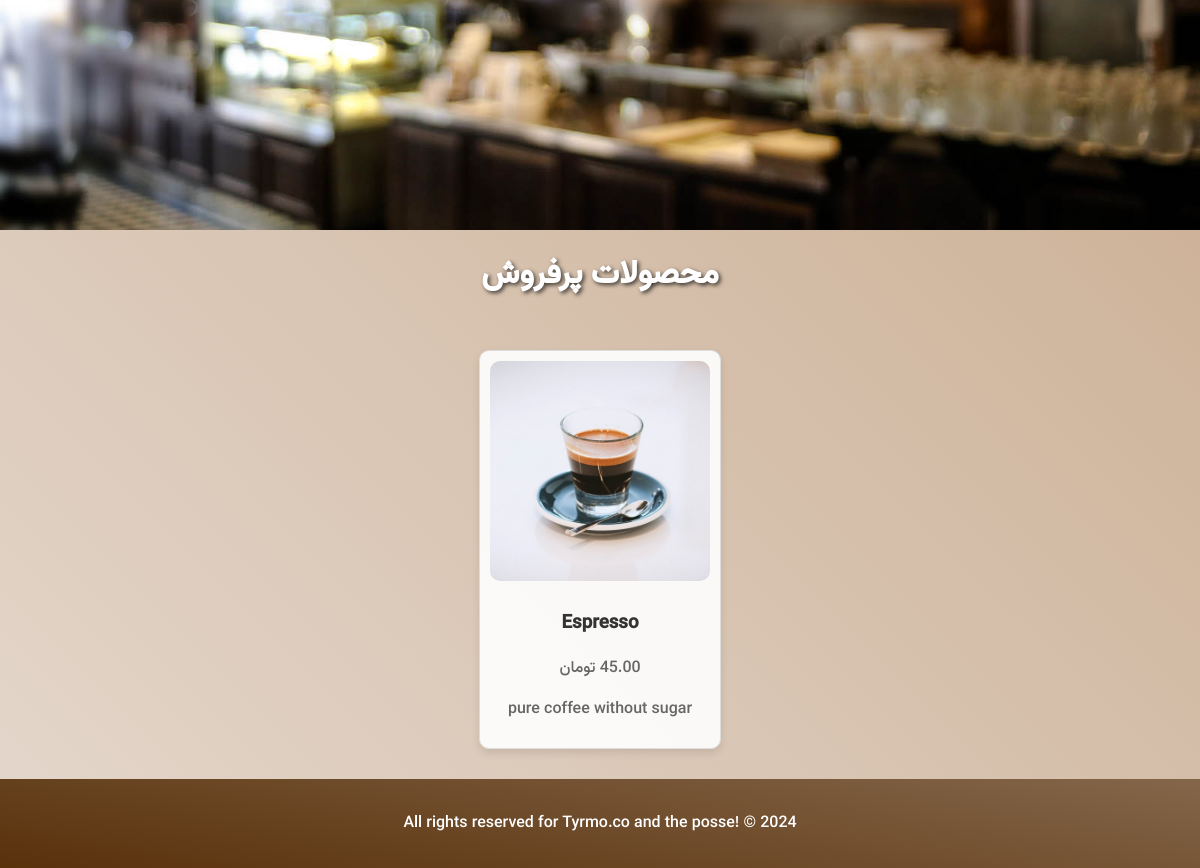
Before: / (lower part) with the older database file.
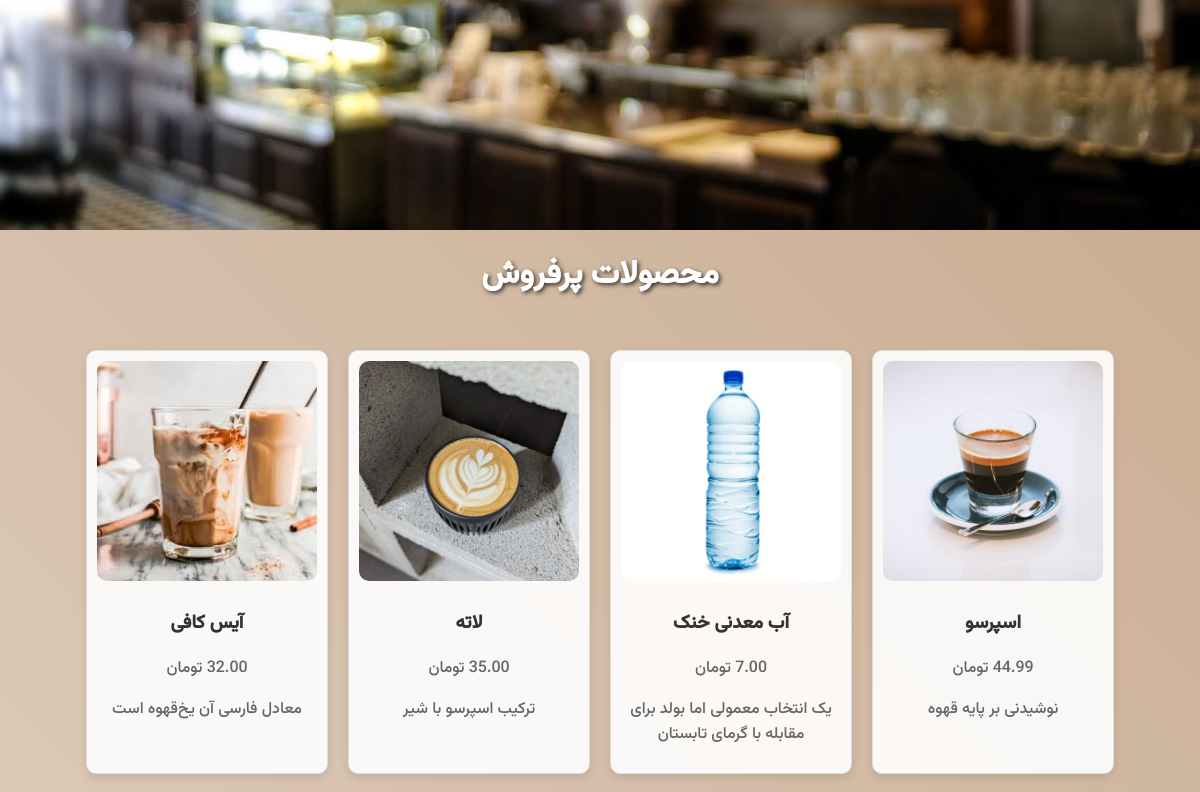
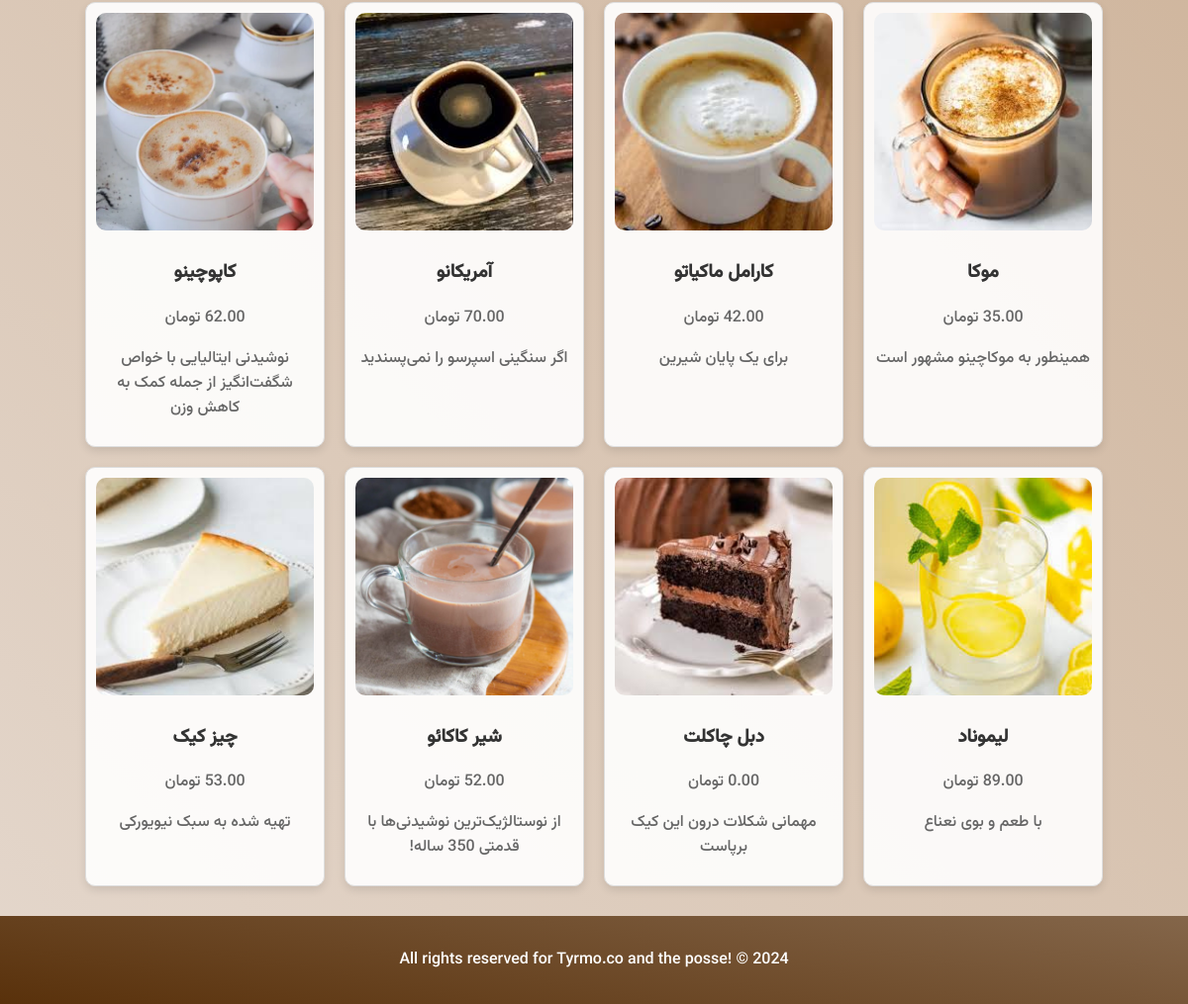
After: the same page with the newer database file (2 pictures, top to bottom).
### mainapp/models.py (models this page shows, shortened)
class Product(models.Model):
    CATEGORY_CHOICES = [
        ('hot_drinks', 'نوشیدنی گرم'),
        ('cold_drinks', 'نوشیدنی سرد'),
        ('cakes', 'کیک'),
        ('breakfast','صبحانه')
    ]
    category = models.CharField(_("دسته بندی محصول"),max_length=20, choices=CATEGORY_CHOICES, default='hot_drinks')
    name = models.CharField(_('نام'), max_length=255)
    description = models.CharField( _("توضیحات"), max_length=255, blank=True, null=True)
    price = models.DecimalField(_("قیمت"),default=0, max_digits=10, decimal_places=2, validators=[validators.MinValueValidator(0)])
    timeNeeded = models.IntegerField(_("زمان مورد نیاز"),default=0, validators=[validators.MaxValueValidator(60)])
    coffee = models.PositiveIntegerField(_("قهوه"),default=0)
    milk = models.PositiveIntegerField(_("شیر"),default=0)
    chocolate = models.PositiveIntegerField(_("شکلات"),default=0)
    flour = models.PositiveIntegerField(_("آرد"),default=0)
    sugar = models.PositiveIntegerField(_("شکر"),default=0)
    egg = models.PositiveIntegerField(_("تخم مرغ"),default=0)
    bread = models.PositiveIntegerField(_("نان"),default=0)
    image = models.ImageField(_("تصویر"),upload_to='products/')
    created_at = models.DateTimeField(auto_now_add=True)
    updated_at = models.DateTimeField(auto_now=True)
    sold_count = models.PositiveBigIntegerField(default=0)

### mainapp/views.py (the view)
# urls.py: path('', views.homepage, name='index'),
def homepage(request):
    top_selling_products = Product.objects.annotate(total_sold=Sum('orderproduct__quantity')).order_by('-total_sold')[:12]
    context = {
        'products': top_selling_products
    }
    return render(request, 'index/index.html',context=context)

### templates/index/index.html (shortened to what this page needs)
{% extends 'base.html' %}
{% load static %}
{% block content %}
<div class="slider-container">
    <div class="slider">
        <img src='{% static "dynamics/image1.jpg" %}' alt="تصویر 1">
    </div>
</div>
<h1>محصولات پرفروش</h1>
<div class="best-selling-products">
    {% for product in products %}
    <div class="product-card">
        <img src="{{ product.image.url }}" alt="{{ product.name }}">
        <h3>{{ product.name }}</h3>
        <p>{{ product.price }} تومان</p>
        <p>{{ product.description }}</p>
    </div>
    {% endfor %}
</div>
<div class="footer">
    <p>All rights reserved for Tyrmo.co and the posse! &copy; 2024</p>
</div>
{% endblock content %}

### templates/base.html (shortened to what this page needs)
<!DOCTYPE html>
<html lang="fa">
<head>
    {% load static %}
    <link rel="stylesheet" href="{% static 'css/homePage.css' %}">
    <link rel="stylesheet" href="https://cdnjs.cloudflare.com/ajax/libs/font-awesome/6.0.0-beta3/css/all.min.css">
</head>
<body>
    {% block content %}
    {% endblock content %}
</body>
</html>

### static/css/homePage.css (style rules this page uses)
* { font-family: Vazirmatn; }
body { margin: 0; padding: 0; direction: rtl; background: linear-gradient(225deg, #c3a282, #e4d7cc); }
.slider-container { position: relative; width: 100%; height: 800px; overflow: hidden; margin-top: 50px; }
.slider { position: relative; width: 100%; height: 800px; overflow: hidden; }
.slider img { width: 100%; height: 800px; object-fit: cover; position: absolute; top: 0; left: 0; opacity: 0; transition: opacity 1s ease-in-out; }
.slider img.active { opacity: 1; visibility: visible; }
.footer { background: linear-gradient(10deg, #59310b, #84664a); color: white; text-align: center; padding: 1rem; }

### templates/index/index.html (style rules this page uses)
h1 { text-align: center; margin: 20px 0; color: #fff; text-shadow: 2px 2px 4px rgba(0, 0, 0, 0.7); }
.best-selling-products { display: flex; flex-wrap: wrap; justify-content: center; padding: 20px; }
.product-card { background-color: rgba(255, 255, 255, 0.9); border: 1px solid #ddd; border-radius: 10px; box-shadow: 0 4px 8px rgba(0, 0, 0, 0.1); margin: 10px; padding: 10px; text-align: center; width: 220px; transition: transform 0.2s; }
.product-card img { border-radius: 10px; max-width: 100%; height: auto; }
.product-card h3 { color: #333; }
.product-card p { color: #666; }

Changed rows visible on the page:
removed Product: image (picture), name "Espresso", description "pure coffee without sugar"
added Product: image (picture), name "اسپرسو", description "نوشیدنی بر پایه قهوه"
added Product: image (picture), name "آب معدنی خنک", price "7.00", description "یک انتخاب معمولی اما بولد برای مقابله با گرمای تابستان"
added Product: image (picture), name "لاته", description "ترکیب اسپرسو با شیر"
added Product: image (picture), name "آیس کافی", description "معادل فارسی آن یخ‌قهوه است"
added Product: image (picture), name "موکا", description "همینطور به موکاچینو مشهور است"
added Product: image (picture), name "کارامل ماکیاتو", description "برای یک پایان شیرین"
added Product: image (picture), name "آمریکانو", description "اگر سنگینی اسپرسو را نمی‌پسندید"
added Product: image (picture), name "کاپوچینو", description "نوشیدنی ایتالیایی با خواص شگفت‌انگیز از جمله کمک به کاهش وزن"
added Product: image (picture), name "لیموناد", description "با طعم و بوی نعناع"
added Product: image (picture), name "دبل چاکلت", description "مهمانی شکلات درون این کیک برپاست"
added Product: image (picture), name "شیر کاکائو", description "از نوستالژیک‌ترین نوشیدنی‌ها با قدمتی 350 ساله!"
added Product: image (picture), name "چیز کیک", description "تهیه شده به سبک نیویورکی"
